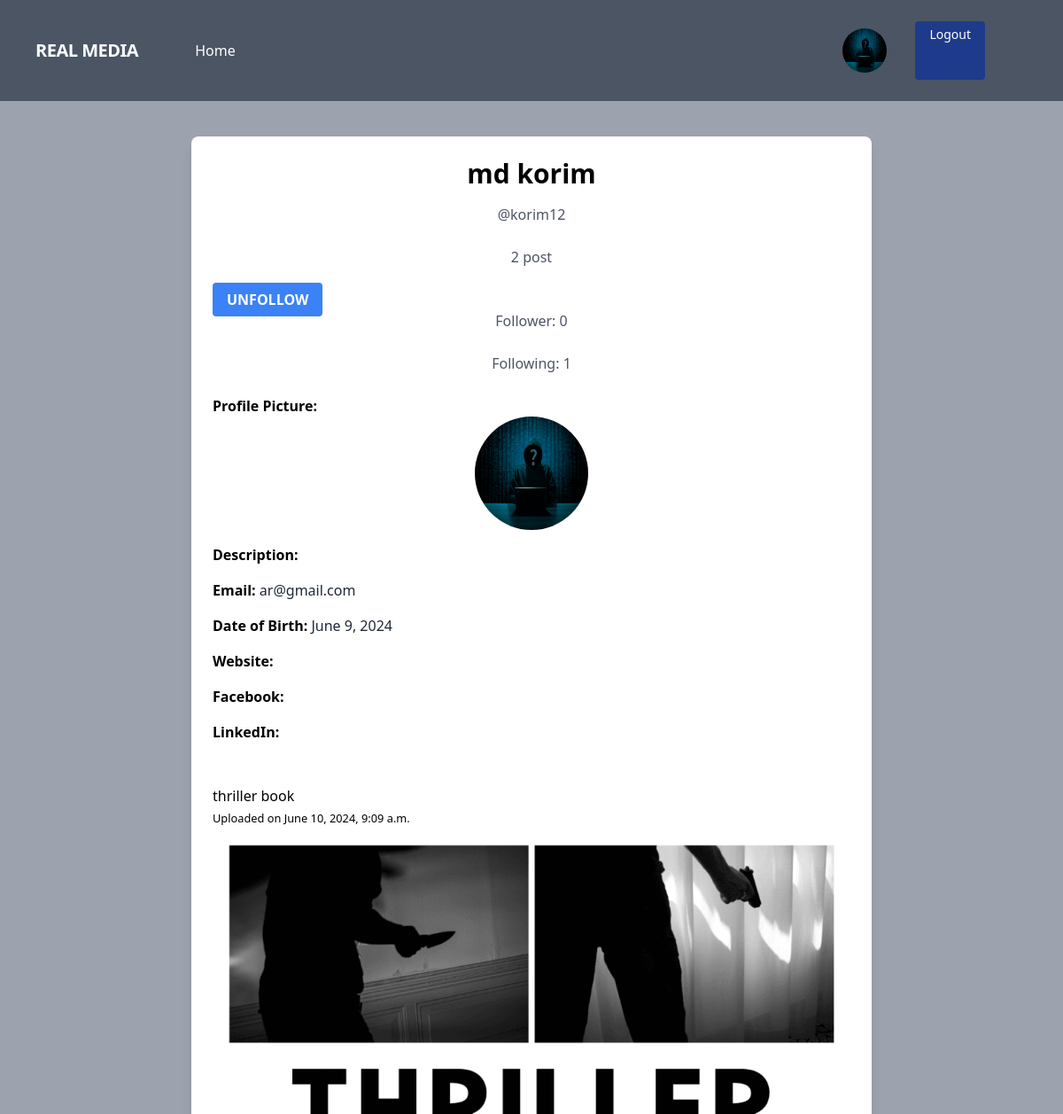
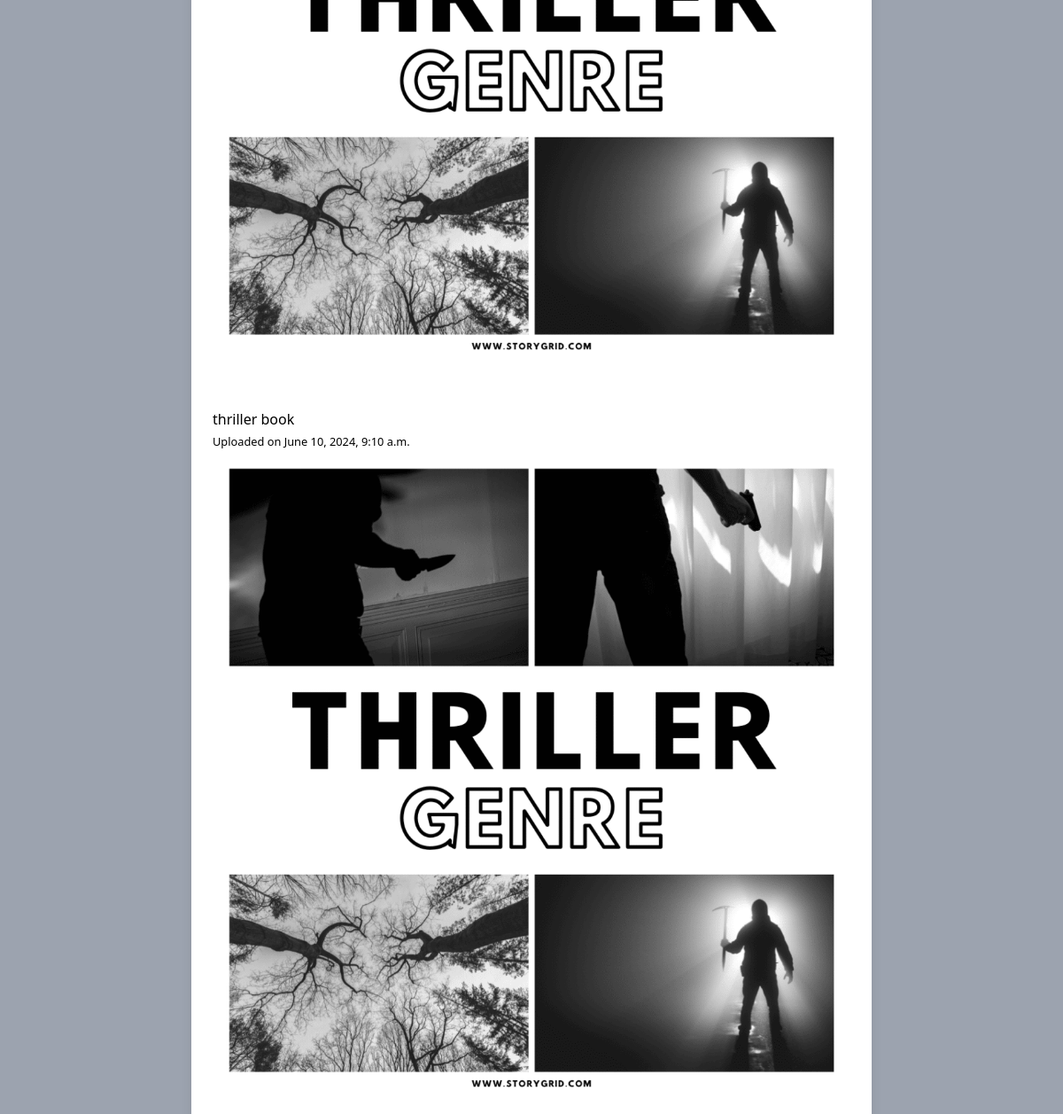
Screenshot of /accounts/profile/2/ (signed in) with the database file from the repository (2 pictures, top to bottom).
### accounts/models.py (models this page shows, shortened)
class UserProfile(models.Model):
    user = models.OneToOneField(User,on_delete=models.CASCADE,related_name="account")
    image = models.ImageField(upload_to="accounts/media/uploads/",blank=True,null=True)
    description =models.TextField(blank=True,null=True)
    date_of_birth= models.DateField(blank=True,null=True)
    website = models.URLField(blank=True,null=True)
    facebook = models.URLField(blank=True,null=True)
    linkedin = models.URLField(blank=True,null=True)
    def is_followed_by(self, user):
        return Follow.objects.filter(follower=user, following=self.user).exists()

### posts/models.py (models this page shows)
class Posts(models.Model):
    user = models.ForeignKey(User,on_delete=models.CASCADE,related_name="post")
    image = models.ImageField(upload_to="posts/media/uploads/",blank=True,null=True)
    title = models.CharField(max_length=200)
    upload_date = models.DateTimeField(auto_now_add=True)
    update_date =models.DateTimeField(auto_now= True)
    class Meta:
        ordering = ['upload_date',]

### accounts/views.py (the view)
# urls.py: path('profile/<int:pk>/', UserProfileView.as_view(), name='user_profile'),
class UserProfileView(LoginRequiredMixin,DetailView):
    model = User
    template_name = 'accounts/user_profile.html'
    context_object_name = 'user_profile'
    def get_context_data(self, **kwargs):
        context = super().get_context_data(**kwargs)
        user_profile = self.get_object()
        context['is_following'] = user_profile.account.is_followed_by(self.request.user)
        return context

### accounts/templates/accounts/user_profile.html (shortened to what this page needs)
{% extends "cores/base.html" %}
{% block body %}
<div class="max-w-3xl mx-auto mt-10 bg-white p-6 rounded-lg shadow-lg">
  <h1 class="text-3xl font-bold text-center mb-4">{{ user_profile.first_name }} {{ user_profile.last_name }}</h1>
  <p class="text-center text-gray-600 mb-6">@{{ user_profile.username }}</p>
  <p class="text-center text-gray-600 mb-6">{{ user_profile.post.count }} post</p>
  {% if request.user.is_authenticated %}
    {% if is_following %}
      <a href="{% url 'unfollow_user' user_profile.id %}" class="text-center bg-blue-500 hover:bg-blue-700 text-white font-bold py-2 px-4 rounded focus:outline-none focus:shadow-outline">UNFOLLOW</a>
    {% else %}
      <a href="{% url 'follow_user' user_profile.id %}" class="text-center bg-blue-500 hover:bg-blue-700 text-white font-bold py-2 px-4 rounded focus:outline-none focus:shadow-outline">FOLLOW</a>
    {% endif %}
  {% endif %}
  <p class="text-center text-gray-600 mb-6">Follower: {{ user_profile.follower.count }}</p>
  <p class="text-center text-gray-600 mb-6">Following: {{ user_profile.following.count }}</p>
  <div class="space-y-4">
    {% if user_profile.account.image %}
        <div>
            <p><strong>Profile Picture:</strong></p>
            <img src="{{ user_profile.account.image.url }}" alt="Profile Picture" class="rounded-full w-32 h-32 mx-auto">
        </div>
    {% else %}
        <p><strong>Profile Picture:</strong> No picture uploaded.</p>
    {% endif %}
      <p><strong>Description:</strong> </p>
      <p><strong>Email:</strong> <span class="text-gray-800">{{ user_profile.email }}</span></p>
      <p><strong>Date of Birth:</strong> <span class="text-gray-800">{{ user_profile.account.date_of_birth }}</span></p>
      <p><strong>Website:</strong> <a href="{{ user_profile.account.website }}" class="text-blue-500 hover:underline">{{ user_profile.website }}</a></p>
      <p><strong>Facebook:</strong> <a href="{{ user_profile.account.facebook }}" class="text-blue-500 hover:underline">{{ user_profile.facebook }}</a></p>
      <p><strong>LinkedIn:</strong> <a href="{{ user_profile.account.linkedin }}" class="text-blue-500 hover:underline">{{ user_profile.linkedin }}</a></p>
  </div>
  <br>
  <br>
  <div class="row">
    {% for post in user_profile.post.all %}
    <div class="col-md-4">
        <div class="card mb-4">
          <div class="card-body">
              <h5 class="card-title">{{ post.title }}</h5>
              <p class="card-text"><small class="text-muted">Uploaded on {{ post.upload_date }}</small></p>
          </div>
            {% if post.image %}
            <img src="{{ post.image.url }}" class="card-img-top" alt="{{ post.title }}" style="width: 100%; height: 50%;">
            {% endif %}
        </div>
    </div>
    <br>
    <br>
    {% endfor %}
</div>
</div>
{% endblock %}

### cores/templates/cores/navbar.html (shortened to what this page needs)
{% load static %}
<nav class="flex items-center justify-between flex-wrap bg-gray-600 p-6 px-10">
    <div class="flex items-center flex-shrink-0 text-white mr-6">
        <span class="font-semibold text-xl tracking-tight text-white-900"><a href="/">REAL MEDIA</a></span>
    </div>
    <div class="w-full block flex-grow lg:flex lg:items-center lg:w-auto px-10">
        <a href="{% url 'home' %}" class="block mt-4 lg:inline-block lg:mt-0 text-white hover:text-red-900 hover:font-black mr-4">
            Home
        </a>
        {% if request.user.is_authenticated %}
            <div class="flex w-auto">
                {% if request.user.account.image %}
                    <a href="{% url 'profile' %}" class="mx-2 inline-block font-medium text-sm px-4 py-2 leading-none  rounded text-white border-white hover:border-transparent hover:text-dark hover:bg-red-700 mt-4 lg:mt-0">
                        <img src="{{ request.user.account.image.url }}" alt="User Image" style="height: 50px; width: 50px; border-radius: 50px;">
                    </a>
                {% endif %}
                <a href="{% url 'logout' %}" class="mx-2 inline-block font-medium text-sm px-4 py-2 leading-none bg-blue-900 rounded text-white border-white hover:border-transparent hover:text-dark hover:bg-red-700 mt-4 lg:mt-0">Logout</a>
            </div>
        {% endif %}
    </div>
</nav>

### rows the page displays
Posts: title "thriller book", upload_date "June 10, 2024, 9:09 a.m.", image (picture)
Posts: title "thriller book", upload_date "June 10, 2024, 9:10 a.m.", image (picture)

### other values shown
{{ user_profile.first_name }} "md"
{{ user_profile.last_name }} "korim"
{{ user_profile.username }} "korim12"
{{ user_profile.post.count }} "2"
{{ user_profile.follower.count }} "0"
{{ user_profile.following.count }} "1"
{{ user_profile.email }} "ar@gmail.com"
{{ user_profile.account.date_of_birth }} "June 9, 2024"
